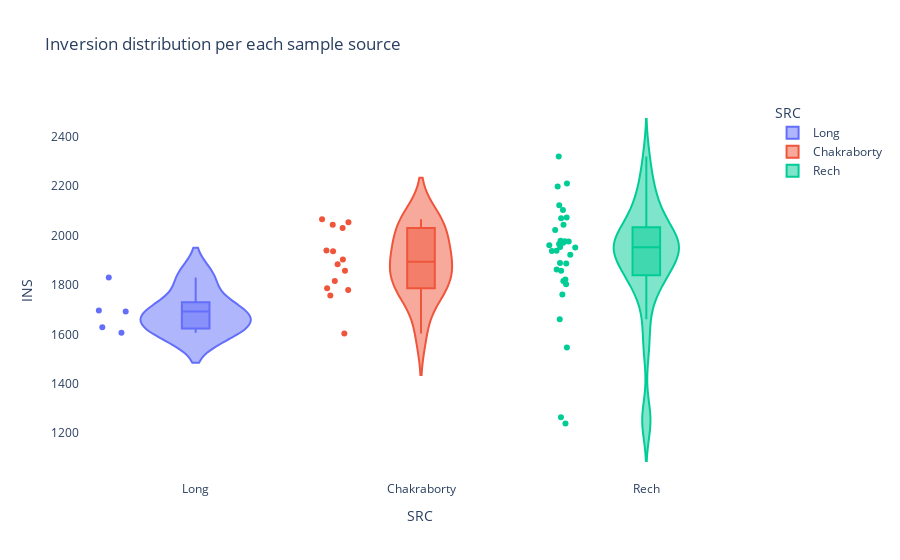

The cell this chart's notebook holds for it:
### Code cell
fig = px.violin(df, y="INS", x="SRC", color="SRC", box=True, points="all", title="Inversion distribution per each sample source",
          hover_data=df.columns)

fig.update_layout(
    paper_bgcolor='rgba(0,0,0,0)',
    plot_bgcolor='rgba(0,0,0,0)'
)
fig.show()

### Figure 1 — Plotly figure (JSON) as saved in the notebook; plotly's stock layout.template omitted (floating-point values rounded to 4 significant figures; data arrays with more than 128 entries replaced by an {"elided": "..."} marker saying what was removed)
{"data": [{"alignmentgroup": "True", "box": {"visible": true}, "customdata": [["B59", 766, 725, 1949, 136, 1133, 1032], ["I23", 657, 713, 1749, 133, 786, 790], ["N25", 699, 716, 1821, 134, 941, 972], ["T29A", 695, 697, 1747, 129, 898, 914], ["ZH26", 846, 755, 2169, 153, 915, 1021]], "hovertemplate": "SRC=%{x}<br>INS=%{y}<br>sample=%{customdata[0]}<br>CNV-Q=%{customdata[1]}<br>CNV-R=%{customdata[2]}<br>DEL=%{customdata[3]}<br>INV=%{customdata[4]}<br>nCNV-Q=%{customdata[5]}<br>nCNV-R=%{customdata[6]}<extra></extra>", "legendgroup": "Long", "marker": {"color": "#636efa"}, "name": "Long", "offsetgroup": "Long", "orientation": "v", "points": "all", "scalegroup": "True", "showlegend": true, "type": "violin", "x": ["Long", "Long", "Long", "Long", "Long"], "x0": " ", "xaxis": "x", "y": [1830, 1629, 1692, 1606, 1696], "y0": " ", "yaxis": "y"}, {"alignmentgroup": "True", "box": {"visible": true}, "customdata": [["A1", 659, 640, 1824, 152, 1677, 1153], ["A2", 795, 731, 2127, 203, 1726, 1309], ["A3", 610, 694, 1908, 178, 1349, 1105], ["A4", 624, 669, 1833, 155, 1807, 1102], ["A5", 588, 704, 2007, 135, 1475, 1198], ["A6", 729, 744, 1923, 168, 1355, 1101], ["A7", 764, 736, 2347, 173, 1717, 1423], ["AB8", 570, 602, 1675, 133, 1559, 978], ["B1", 659, 733, 2165, 215, 1670, 1362], ["B2", 770, 717, 1927, 186, 1578, 1211], ["B3", 647, 693, 1965, 169, 1692, 1184], ["B4", 694, 686, 1985, 149, 1443, 1223], ["B6", 634, 699, 1891, 155, 1575, 1150], ["OreR", 767, 758, 2016, 206, 1488, 1266]], "hovertemplate": "SRC=%{x}<br>INS=%{y}<br>sample=%{customdata[0]}<br>CNV-Q=%{customdata[1]}<br>CNV-R=%{customdata[2]}<br>DEL=%{customdata[3]}<br>INV=%{customdata[4]}<br>nCNV-Q=%{customdata[5]}<br>nCNV-R=%{customdata[6]}<extra></extra>", "legendgroup": "Chakraborty", "marker": {"color": "#EF553B"}, "name": "Chakraborty", "offsetgroup": "Chakraborty", "orientation": "v", "points": "all", "scalegroup": "True", "showlegend": true, "type": "violin", "x": ["Chakraborty", "Chakraborty", "Chakraborty", "Chakraborty", "Chakraborty", "Chakraborty", "Chakraborty", "Chakraborty", "Chakraborty", "Chakraborty", "Chakraborty", "Chakraborty", "Chakraborty", "Chakraborty"], "x0": " ", "xaxis": "x", "y": [1903, 2044, 1757, 1780, 1816, 2031, 2066, 1603, 1940, 2054, 1884, 1936, 1787, 1857], "y0": " ", "yaxis": "y"}, {"alignmentgroup": "True", "box": {"visible": true}, "customdata": {"elided": "32x7 mixed values"}, "hovertemplate": "SRC=%{x}<br>INS=%{y}<br>sample=%{customdata[0]}<br>CNV-Q=%{customdata[1]}<br>CNV-R=%{customdata[2]}<br>DEL=%{customdata[3]}<br>INV=%{customdata[4]}<br>nCNV-Q=%{customdata[5]}<br>nCNV-R=%{customdata[6]}<extra></extra>", "legendgroup": "Rech", "marker": {"color": "#00cc96"}, "name": "Rech", "offsetgroup": "Rech", "orientation": "v", "points": "all", "scalegroup": "True", "showlegend": true, "type": "violin", "x": ["Rech", "Rech", "Rech", "Rech", "Rech", "Rech", "Rech", "Rech", "Rech", "Rech", "Rech", "Rech", "Rech", "Rech", "Rech", "Rech", "Rech", "Rech", "Rech", "Rech", "Rech", "Rech", "Rech", "Rech", "Rech", "Rech", "Rech", "Rech", "Rech", "Rech", "Rech", "Rech"], "x0": " ", "xaxis": "x", "y": [1863, 1857, 1887, 1239, 1966, 1971, 2023, 1547, 1922, 1952, 2104, 1961, 2073, 1264, 1976, 1939, 1979, 1803, 1977, 2044, 2123, 2320, 1661, 1822, 2211, 2199, 2070, 1761, 1889, 1816, 1954, 1937], "y0": " ", "yaxis": "y"}], "layout": {"legend": {"title": {"text": "SRC"}, "tracegroupgap": 0}, "paper_bgcolor": "rgba(0,0,0,0)", "plot_bgcolor": "rgba(0,0,0,0)", "title": {"text": "Inversion distribution per each sample source"}, "violinmode": "overlay", "xaxis": {"anchor": "y", "categoryarray": ["Long", "Chakraborty", "Rech"], "categoryorder": "array", "domain": [0, 1], "title": {"text": "SRC"}}, "yaxis": {"anchor": "x", "domain": [0, 1], "title": {"text": "INS"}}}}
